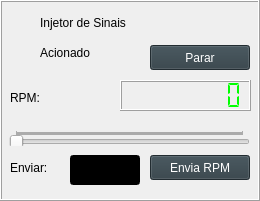
     <widget class="QFrame" name="frame_20">
      <property name="geometry">
       <rect>
        <x>750</x>
        <y>254</y>
        <width>260</width>
        <height>201</height>
       </rect>
      </property>
      <property name="styleSheet">
       <string notr="true"/>
      </property>
      <property name="frameShape">
       <enum>QFrame::Box</enum>
      </property>
      <property name="frameShadow">
       <enum>QFrame::Raised</enum>
      </property>
      <widget class="QLabel" name="led_conn_inj_2">
       <property name="enabled">
        <bool>true</bool>
       </property>
       <property name="geometry">
        <rect>
         <x>10</x>
         <y>15</y>
         <width>21</width>
         <height>20</height>
        </rect>
       </property>
       <property name="text">
        <string/>
       </property>
       <property name="pixmap">
        <pixmap>icons/blue-led-on.png</pixmap>
       </property>
       <property name="scaledContents">
        <bool>true</bool>
       </property>
      </widget>
      <widget class="QLabel" name="lbl_conected_5">
       <property name="geometry">
        <rect>
         <x>40</x>
         <y>15</y>
         <width>111</width>
         <height>16</height>
        </rect>
       </property>
       <property name="mouseTracking">
        <bool>true</bool>
       </property>
       <property name="focusPolicy">
        <enum>Qt::StrongFocus</enum>
       </property>
       <property name="styleSheet">
        <string notr="true"/>
       </property>
       <property name="text">
        <string>Injetor de Sinais</string>
       </property>
      </widget>
      <widget class="QLCDNumber" name="lcdRpm">
       <property name="geometry">
        <rect>
         <x>120</x>
         <y>80</y>
         <width>131</width>
         <height>31</height>
        </rect>
       </property>
       <property name="palette">
        <palette>
         <active>
          <colorrole role="WindowText">
           <brush brushstyle="SolidPattern">
            <color alpha="255">
             <red>0</red>
             <green>255</green>
             <blue>0</blue>
            </color>
           </brush>
          </colorrole>
          <colorrole role="Button">
           <brush brushstyle="SolidPattern">
            <color alpha="255">
             <red>38</red>
             <green>50</green>
             <blue>56</blue>
            </color>
           </brush>
          </colorrole>
          <colorrole role="Text">
           <brush brushstyle="SolidPattern">
            <color alpha="255">
             <red>0</red>
             <green>255</green>
             <blue>0</blue>
            </color>
           </brush>
          </colorrole>
          <colorrole role="ButtonText">
           <brush brushstyle="SolidPattern">
            <color alpha="255">
             <red>0</red>
             <green>255</green>
             <blue>0</blue>
            </color>
           </brush>
          </colorrole>
          <colorrole role="Base">
           <brush brushstyle="SolidPattern">
            <color alpha="255">
             <red>38</red>
             <green>50</green>
             <blue>56</blue>
            </color>
           </brush>
          </colorrole>
          <colorrole role="Window">
           <brush brushstyle="SolidPattern">
            <color alpha="255">
             <red>38</red>
             <green>50</green>
             <blue>56</blue>
            </color>
           </brush>
          </colorrole>
          <colorrole role="PlaceholderText">
           <brush brushstyle="NoBrush">
            <color alpha="128">
             <red>0</red>
             <green>255</green>
             <blue>0</blue>
            </color>
           </brush>
          </colorrole>
         </active>
         <inactive>
          <colorrole role="WindowText">
           <brush brushstyle="SolidPattern">
            <color alpha="255">
             <red>0</red>
             <green>255</green>
             <blue>0</blue>
            </color>
           </brush>
          </colorrole>
          <colorrole role="Button">
           <brush brushstyle="SolidPattern">
            <color alpha="255">
             <red>38</red>
             <green>50</green>
             <blue>56</blue>
            </color>
           </brush>
          </colorrole>
          <colorrole role="Text">
           <brush brushstyle="SolidPattern">
            <color alpha="255">
             <red>0</red>
             <green>255</green>
             <blue>0</blue>
            </color>
           </brush>
          </colorrole>
          <colorrole role="ButtonText">
           <brush brushstyle="SolidPattern">
            <color alpha="255">
             <red>0</red>
             <green>255</green>
             <blue>0</blue>
            </color>
           </brush>
          </colorrole>
          <colorrole role="Base">
           <brush brushstyle="SolidPattern">
            <color alpha="255">
             <red>38</red>
             <green>50</green>
             <blue>56</blue>
            </color>
           </brush>
          </colorrole>
          <colorrole role="Window">
           <brush brushstyle="SolidPattern">
            <color alpha="255">
             <red>38</red>
             <green>50</green>
             <blue>56</blue>
            </color>
           </brush>
          </colorrole>
          <colorrole role="PlaceholderText">
           <brush brushstyle="NoBrush">
            <color alpha="128">
             <red>0</red>
             <green>255</green>
             <blue>0</blue>
            </color>
           </brush>
          </colorrole>
         </inactive>
         <disabled>
          <colorrole role="WindowText">
           <brush brushstyle="SolidPattern">
            <color alpha="255">
             <red>0</red>
             <green>255</green>
             <blue>0</blue>
            </color>
           </brush>
          </colorrole>
          <colorrole role="Button">
           <brush brushstyle="SolidPattern">
            <color alpha="255">
             <red>38</red>
             <green>50</green>
             <blue>56</blue>
            </color>
           </brush>
          </colorrole>
          <colorrole role="Text">
           <brush brushstyle="SolidPattern">
            <color alpha="255">
             <red>0</red>
             <green>255</green>
             <blue>0</blue>
            </color>
           </brush>
          </colorrole>
          <colorrole role="ButtonText">
           <brush brushstyle="SolidPattern">
            <color alpha="255">
             <red>0</red>
             <green>255</green>
             <blue>0</blue>
            </color>
           </brush>
          </colorrole>
          <colorrole role="Base">
           <brush brushstyle="SolidPattern">
            <color alpha="255">
             <red>38</red>
             <green>50</green>
             <blue>56</blue>
            </color>
           </brush>
          </colorrole>
          <colorrole role="Window">
           <brush brushstyle="SolidPattern">
            <color alpha="255">
             <red>38</red>
             <green>50</green>
             <blue>56</blue>
            </color>
           </brush>
          </colorrole>
          <colorrole role="PlaceholderText">
           <brush brushstyle="NoBrush">
            <color alpha="128">
             <red>0</red>
             <green>255</green>
             <blue>0</blue>
            </color>
           </brush>
          </colorrole>
         </disabled>
        </palette>
       </property>
       <property name="font">
        <font>
         <weight>50</weight>
         <bold>false</bold>
        </font>
       </property>
       <property name="styleSheet">
        <string notr="true">color: rgb(0,255, 0);;</string>
       </property>
       <property name="digitCount">
        <number>8</number>
       </property>
       <property name="segmentStyle">
        <enum>QLCDNumber::Flat</enum>
       </property>
      </widget>
      <widget class="QPushButton" name="btn_new_rpm">
       <property name="geometry">
        <rect>
         <x>150</x>
         <y>155</y>
         <width>100</width>
         <height>25</height>
        </rect>
       </property>
       <property name="styleSheet">
        <string notr="true">color: rgb(255, 255, 255);
background-color: rgb(47, 61, 68);</string>
       </property>
       <property name="text">
        <string>Envia RPM</string>
       </property>
      </widget>
      <widget class="QLabel" name="led_conn_simu_inj">
       <property name="enabled">
        <bool>true</bool>
       </property>
       <property name="geometry">
        <rect>
         <x>10</x>
         <y>45</y>
         <width>21</width>
         <height>20</height>
        </rect>
       </property>
       <property name="text">
        <string/>
       </property>
       <property name="pixmap">
        <pixmap>icons/green-led-on.png</pixmap>
       </property>
       <property name="scaledContents">
        <bool>true</bool>
       </property>
      </widget>
      <widget class="QLabel" name="lbl_conected_27">
       <property name="geometry">
        <rect>
         <x>40</x>
         <y>45</y>
         <width>61</width>
         <height>16</height>
        </rect>
       </property>
       <property name="focusPolicy">
        <enum>Qt::StrongFocus</enum>
       </property>
       <property name="styleSheet">
        <string notr="true"/>
       </property>
       <property name="text">
        <string>Acionado</string>
       </property>
      </widget>
      <widget class="QPushButton" name="btnStopGo">
       <property name="geometry">
        <rect>
         <x>150</x>
         <y>45</y>
         <width>100</width>
         <height>25</height>
        </rect>
       </property>
       <property name="sizePolicy">
        <sizepolicy hsizetype="Fixed" vsizetype="Fixed">
         <horstretch>0</horstretch>
         <verstretch>0</verstretch>
        </sizepolicy>
       </property>
       <property name="styleSheet">
        <string notr="true">color: rgb(255, 255, 255);
background-color: rgb(47, 61, 68);</string>
       </property>
       <property name="text">
        <string>Parar</string>
       </property>
      </widget>
      <widget class="QSlider" name="slider_inj">
       <property name="geometry">
        <rect>
         <x>9</x>
         <y>130</y>
         <width>241</width>
         <height>16</height>
        </rect>
       </property>
       <property name="maximum">
        <number>12000</number>
       </property>
       <property name="singleStep">
        <number>1</number>
       </property>
       <property name="pageStep">
        <number>50</number>
       </property>
       <property name="orientation">
        <enum>Qt::Horizontal</enum>
       </property>
       <property name="tickPosition">
        <enum>QSlider::TicksAbove</enum>
       </property>
      </widget>
      <widget class="QLabel" name="lbl_conected_2">
       <property name="geometry">
        <rect>
         <x>10</x>
         <y>90</y>
         <width>41</width>
         <height>16</height>
        </rect>
       </property>
       <property name="focusPolicy">
        <enum>Qt::StrongFocus</enum>
       </property>
       <property name="styleSheet">
        <string notr="true"/>
       </property>
       <property name="text">
        <string>RPM:</string>
       </property>
      </widget>
      <widget class="QLineEdit" name="line_new_rpm">
       <property name="geometry">
        <rect>
         <x>70</x>
         <y>155</y>
         <width>70</width>
         <height>30</height>
        </rect>
       </property>
       <property name="font">
        <font>
         <pointsize>12</pointsize>
         <weight>75</weight>
         <bold>true</bold>
        </font>
       </property>
       <property name="layoutDirection">
        <enum>Qt::LeftToRight</enum>
       </property>
       <property name="styleSheet">
        <string notr="true">color: rgb(255, 255, 255);
border-color: rgb(255, 255, 255);
background-color: rgb(0, 0, 0);</string>
       </property>
       <property name="inputMask">
        <string>99999</string>
       </property>
       <property name="text">
        <string/>
       </property>
       <property name="alignment">
        <set>Qt::AlignRight|Qt::AlignTrailing|Qt::AlignVCenter</set>
       </property>
      </widget>
      <widget class="QLabel" name="led_conn_simu_1">
       <property name="enabled">
        <bool>true</bool>
       </property>
       <property name="geometry">
        <rect>
         <x>10</x>
         <y>45</y>
         <width>21</width>
         <height>20</height>
        </rect>
       </property>
       <property name="text">
        <string/>
       </property>
       <property name="pixmap">
        <pixmap>icons/black-led-on.png</pixmap>
       </property>
       <property name="scaledContents">
        <bool>true</bool>
       </property>
      </widget>
      <widget class="QLabel" name="led_conn_simu_inj_2">
       <property name="enabled">
        <bool>true</bool>
       </property>
       <property name="geometry">
        <rect>
         <x>10</x>
         <y>15</y>
         <width>21</width>
         <height>20</height>
        </rect>
       </property>
       <property name="text">
        <string/>
       </property>
       <property name="pixmap">
        <pixmap>icons/black-led-on.png</pixmap>
       </property>
       <property name="scaledContents">
        <bool>true</bool>
       </property>
      </widget>
      <widget class="QLabel" name="lbl_conected_3">
       <property name="geometry">
        <rect>
         <x>10</x>
         <y>160</y>
         <width>41</width>
         <height>16</height>
        </rect>
       </property>
       <property name="focusPolicy">
        <enum>Qt::StrongFocus</enum>
       </property>
       <property name="styleSheet">
        <string notr="true"/>
       </property>
       <property name="text">
        <string>Enviar:</string>
       </property>
      </widget>
      <zorder>led_conn_simu_1</zorder>
      <zorder>led_conn_simu_inj_2</zorder>
      <zorder>led_conn_inj_2</zorder>
      <zorder>lbl_conected_5</zorder>
      <zorder>lcdRpm</zorder>
      <zorder>btn_new_rpm</zorder>
      <zorder>led_conn_simu_inj</zorder>
      <zorder>lbl_conected_27</zorder>
      <zorder>btnStopGo</zorder>
      <zorder>slider_inj</zorder>
      <zorder>lbl_conected_2</zorder>
      <zorder>line_new_rpm</zorder>
      <zorder>lbl_conected_3</zorder>
     </widget>
